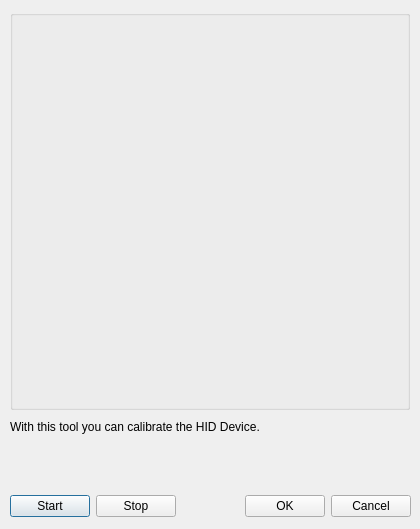
<?xml version="1.0" encoding="UTF-8"?>
<ui version="4.0">
 <class>HIDCalibrateDialog</class>
 <widget class="QDialog" name="HIDCalibrateDialog">
  <property name="geometry">
   <rect>
    <x>0</x>
    <y>0</y>
    <width>420</width>
    <height>529</height>
   </rect>
  </property>
  <property name="windowTitle">
   <string>HIDCalibrateDialog</string>
  </property>
  <widget class="QWidget" name="layoutWidget">
   <property name="geometry">
    <rect>
     <x>10</x>
     <y>490</y>
     <width>401</width>
     <height>33</height>
    </rect>
   </property>
   <layout class="QHBoxLayout">
    <property name="spacing">
     <number>6</number>
    </property>
    <property name="margin">
     <number>0</number>
    </property>
    <item>
     <widget class="QPushButton" name="startButton">
      <property name="text">
       <string>Start</string>
      </property>
     </widget>
    </item>
    <item>
     <widget class="QPushButton" name="stopButton">
      <property name="text">
       <string>Stop</string>
      </property>
     </widget>
    </item>
    <item>
     <spacer>
      <property name="orientation">
       <enum>Qt::Horizontal</enum>
      </property>
      <property name="sizeHint" stdset="0">
       <size>
        <width>131</width>
        <height>31</height>
       </size>
      </property>
     </spacer>
    </item>
    <item>
     <widget class="QPushButton" name="okButton">
      <property name="text">
       <string>OK</string>
      </property>
     </widget>
    </item>
    <item>
     <widget class="QPushButton" name="cancelButton">
      <property name="text">
       <string>Cancel</string>
      </property>
     </widget>
    </item>
   </layout>
  </widget>
  <widget class="QLabel" name="label">
   <property name="geometry">
    <rect>
     <x>10</x>
     <y>420</y>
     <width>391</width>
     <height>61</height>
    </rect>
   </property>
   <property name="text">
    <string>With this tool you can calibrate the HID Device.</string>
   </property>
   <property name="alignment">
    <set>Qt::AlignLeading|Qt::AlignLeft|Qt::AlignTop</set>
   </property>
  </widget>
  <widget class="QGroupBox" name="groupBox">
   <property name="geometry">
    <rect>
     <x>10</x>
     <y>10</y>
     <width>400</width>
     <height>400</height>
    </rect>
   </property>
   <property name="title">
    <string/>
   </property>
  </widget>
 </widget>
 <layoutdefault spacing="6" margin="11"/>
 <resources/>
 <connections>
  <connection>
   <sender>okButton</sender>
   <signal>clicked()</signal>
   <receiver>HIDCalibrateDialog</receiver>
   <slot>accept()</slot>
   <hints>
    <hint type="sourcelabel">
     <x>268</x>
     <y>276</y>
    </hint>
    <hint type="destinationlabel">
     <x>199</x>
     <y>149</y>
    </hint>
   </hints>
  </connection>
  <connection>
   <sender>cancelButton</sender>
   <signal>clicked()</signal>
   <receiver>HIDCalibrateDialog</receiver>
   <slot>reject()</slot>
   <hints>
    <hint type="sourcelabel">
     <x>351</x>
     <y>276</y>
    </hint>
    <hint type="destinationlabel">
     <x>199</x>
     <y>149</y>
    </hint>
   </hints>
  </connection>
 </connections>
</ui>
